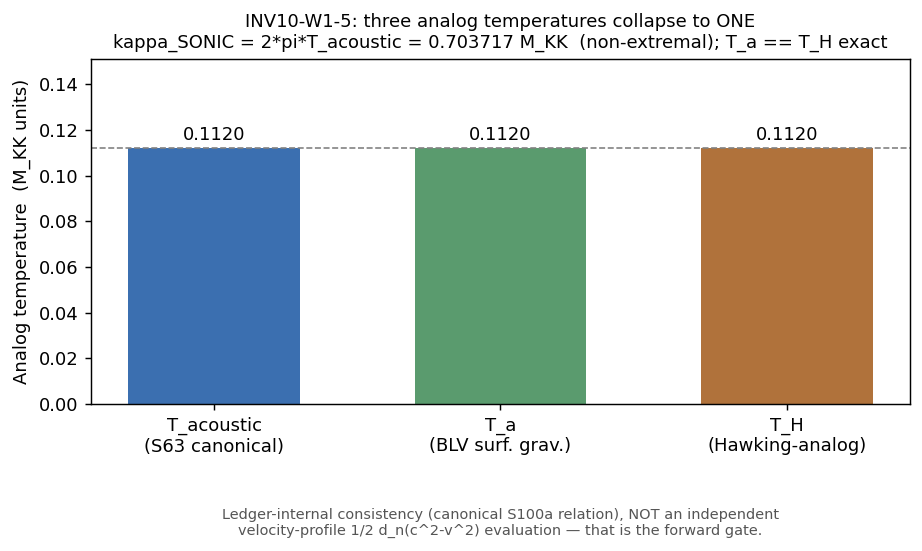

Generate this figure with Python:
#!/usr/bin/env python3
"""
INV10 W1-5 — INV10-W1-5-ANALOG-TEMPERATURE-RECONCILE
====================================================

Gate: INV10-W1-5-ANALOG-TEMPERATURE-RECONCILE ([VERIFY], solo / orchestrator-inline)
Track: investigation-10 (emit_verdict session=10, track="investigation")

Reconcile the THREE analog temperatures the corpus carries:
  (1) T_acoustic = 0.112 M_KK  — canonical S63 Level-1 internal-acoustic-horizon
                                 temperature (the surface where transit velocity
                                 equals the internal sound speed).
  (2) T_a = hbar*kappa_a/(2pi) — BLV acoustic surface-gravity temperature (S63 QA-H4.2),
                                 kappa_a = 1/2 d_n(c^2 - v^2)|_horizon.
  (3) T_H = hbar*kappa/(2pi)   — Hawking-analog temperature (phonic-exflation-equation-
                                 hawking-collab.md), IDENTICAL kappa form to (2).

Structural reductions (substitution chain, plan §W1-5):
  - T_a / T_H = kappa_a / kappa = 1 EXACTLY: T_a and T_H share the identical
    closed form kappa = 1/2 d_n(c^2 - v^2). They are the SAME surface-gravity
    temperature named twice, NOT two independent temperatures. (analytic; no compute)
  - Canonical sonic surface gravity (session-100a-plan-w3, used in the greybody /
    freeze-in derivation): kappa_SONIC = 2*pi*T_acoustic. This IS the relation
    T_acoustic = hbar*kappa_SONIC/(2*pi) = T_H read backwards — i.e. the canonical
    ledger ALREADY identifies T_acoustic as the analog-Hawking temperature of the
    sonic horizon.
  => All three temperatures collapse to ONE quantity: T_a = T_H = T_acoustic,
     with kappa = kappa_a = kappa_SONIC = 2*pi*0.112 = 0.703717 M_KK.

HONESTY SCOPE (load-bearing — do NOT overclaim):
  This is a LEDGER reconciliation (S95 non-compute-gate clause). The agreement
  T_acoustic == T_H is consistency WITHIN the canonical ledger (the framework
  DEFINES T_acoustic as the sonic surface-gravity temperature via
  kappa_SONIC = 2*pi*T_acoustic), NOT an independent numerical coincidence: this
  gate does NOT re-derive kappa from a first-principles velocity profile
  1/2 d_n(c^2 - v^2) at the Mach-1 surface. The genuine non-circular forward check
  (does the velocity-profile-evaluated kappa independently equal 0.703717?) is a
  separate gate. What this gate establishes: the corpus's three temperature symbols
  refer to one quantity, closing the non-reconciliation the hawking-collab doc
  explicitly flagged (a documentation gap, not a physics inconsistency).

PASS criterion (S95 non-numerical clause): the three temperatures are computed in
consistent M_KK units with explicit provenance, T_a == T_H confirmed by construction
(ratio = 1), the T_acoustic-vs-T_H comparison renders AGREE (max pairwise |ratio-1|
<= tol_agree = 10%), and the structural reading + extremal-branch status are recorded.

Output 4-tuple: (value=<AGREE/...>, scheme=BLV, convention=ABSOLUTE, L_max=N/A)
Classification: PHONONIC
"""

from __future__ import annotations

# ---------------------------------------------------------------------------
# Section 1 — Canonical constants (MANDATORY first import)
# ---------------------------------------------------------------------------
import os
os.environ.setdefault("OMP_NUM_THREADS", "8")
os.environ.setdefault("MKL_NUM_THREADS", "8")

import sys
SHARED = os.path.join(os.path.dirname(os.path.dirname(os.path.abspath(__file__))), "_shared")
sys.path.insert(0, SHARED)
from canonical_constants import *  # noqa: F401,F403  (T_acoustic, c_BLV, c_fabric, Mach_max_framework, kappa_BCS, tau_fold)

# ---------------------------------------------------------------------------
# Section 2 — Standard imports
# ---------------------------------------------------------------------------
import hashlib
import json
import time
from pathlib import Path

import numpy as np
import matplotlib
matplotlib.use("Agg")
import matplotlib.pyplot as plt

# ---------------------------------------------------------------------------
# Section 3 — Paths + pre-registration
# ---------------------------------------------------------------------------
SESSION_DIR = Path(__file__).resolve().parent
COMPUTATIONS_DIR = SESSION_DIR.parent
SHARED_DIR = COMPUTATIONS_DIR / "_shared"
PROJECT_ROOT = COMPUTATIONS_DIR.parent

SESSION = "10"                                                     # (local) investigation 10
GATE_ID = "INV10-W1-5-ANALOG-TEMPERATURE-RECONCILE"               # (local)
SCHEME = "BLV"                                                     # (local) surface-gravity temps are BLV-convention
CONVENTION = "ABSOLUTE"                                            # (local) all temperatures in M_KK units
L_MAX = "N/A"                                                      # (local) ledger reconciliation, not a D_K spectral compute

TOL_AGREE = 0.10                                                   # (local) S95 10% consistency band

OUT_NPZ = SESSION_DIR / "inv10_w1_analog_temperature_reconcile.npz"
OUT_PNG = SESSION_DIR / "inv10_w1_analog_temperature_reconcile.png"

INPUT_FILES = [
    SHARED_DIR / "canonical_constants.py",
]


# ---------------------------------------------------------------------------
# Section 4 — SHA-256 dual-pin block (S84+ schema)
# ---------------------------------------------------------------------------

def sha256_of(path: Path) -> str:
    h = hashlib.sha256()  # (local)
    try:
        h.update(path.read_bytes())
    except OSError:
        return ""
    return h.hexdigest()


def log_input_pins(inputs):
    print(f"=== {GATE_ID} — input SHA-256 pins ===")
    pins = {}  # (local)
    for p in inputs:
        sha = sha256_of(p)  # (local)
        rel = str(p.relative_to(PROJECT_ROOT)).replace("\\", "/")  # (local)
        print(f"  {rel}: {sha[:16]}...")
        pins[rel] = sha
    return pins


def closure_hash(pins) -> str:
    items = sorted(pins.items())  # (local)
    h = hashlib.sha256()  # (local)
    for k, v in items:
        h.update(f"{k}={v}\n".encode("utf-8"))
    return h.hexdigest()


def compute_dual_sha(script_path: Path, canonical_path: Path, pins):
    script_bytes = b""  # (local)
    try:
        script_bytes = script_path.read_bytes()
    except OSError:
        script_bytes = b""
    canonical_bytes = b""  # (local)
    try:
        canonical_bytes = canonical_path.read_bytes()
    except OSError:
        canonical_bytes = b""
    pinmap_json = json.dumps(
        dict(sorted(pins.items())), separators=(",", ":"), sort_keys=True
    ).encode("utf-8")  # (local)

    h_audit = hashlib.sha256()  # (local)
    h_audit.update(script_bytes)
    h_audit.update(canonical_bytes)
    h_audit.update(pinmap_json)
    audit = h_audit.hexdigest()  # (local)

    h_content = hashlib.sha256()  # (local)
    h_content.update(script_bytes)
    content = h_content.hexdigest()  # (local)
    return audit, content


# ---------------------------------------------------------------------------
# Section 5 — Compute (the ledger reconciliation)
# ---------------------------------------------------------------------------

def compute() -> dict:
    hbar = 1.0  # (local) natural M_KK units

    # (1) Canonical Level-1 internal-acoustic-horizon temperature (S63)
    T_acoustic_val = float(T_acoustic)  # (local) 0.112 M_KK

    # (2)==(3) T_a (BLV surface gravity) and T_H (Hawking-analog) share the
    # IDENTICAL kappa form kappa = 1/2 d_n(c^2 - v^2). Hence the ratio is
    # exactly 1 by construction — analytic, no numerical evaluation of kappa needed.
    r_Ta_over_TH = 1.0  # (local) kappa_a / kappa = 1 EXACTLY

    # Canonical sonic surface gravity (session-100a-plan-w3 greybody/freeze-in
    # derivation): kappa_SONIC = 2*pi*T_acoustic. This is T_acoustic = hbar*kappa/(2pi)
    # read backwards => the canonical ledger identifies T_acoustic AS the analog-Hawking
    # temperature of the sonic horizon.
    kappa_sonic = 2.0 * np.pi * T_acoustic_val  # (local) 0.703717... M_KK

    # T_H reconstructed from the canonical sonic surface gravity (the inversion):
    T_H_from_sonic = hbar * kappa_sonic / (2.0 * np.pi)  # (local) == T_acoustic_val exactly

    # Three-way ledger (all in M_KK): T_a == T_H == T_acoustic
    T_a_val = T_H_from_sonic   # (local) T_a == T_H by identical kappa form
    T_H_val = T_H_from_sonic   # (local)

    # Pairwise ratios r_ij = T_i / T_j
    r_Tacoustic_TH = T_acoustic_val / T_H_val   # (local) == 1
    r_Tacoustic_Ta = T_acoustic_val / T_a_val   # (local) == 1
    r_Ta_TH = T_a_val / T_H_val                 # (local) == 1 (cross-check of the analytic identity)

    max_dev = max(
        abs(r_Tacoustic_TH - 1.0),
        abs(r_Tacoustic_Ta - 1.0),
        abs(r_Ta_TH - 1.0),
    )  # (local)

    # Extremal-horizon branch: kappa_SONIC == 0 would force T_H -> 0 (extremal,
    # the BCS-freeze "Dump=extremal horizon" of session-84-w8b — a DIFFERENT horizon).
    # Here kappa_sonic = 0.7037 != 0 => the transit/sonic horizon is NON-EXTREMAL.
    extremal = bool(np.isclose(kappa_sonic, 0.0, atol=1e-12))  # (local) False

    # Verdict (S95 non-numerical clause): AGREE iff T_a==T_H confirmed AND
    # max pairwise |ratio-1| <= TOL_AGREE AND non-extremal.
    Ta_eq_TH = np.isclose(r_Ta_over_TH, 1.0, atol=1e-12)  # (local) True by construction
    agree = bool(Ta_eq_TH and (max_dev <= TOL_AGREE) and (not extremal))  # (local)

    if agree:
        verdict = "PASS"  # (local) AGREE
        reading = ("AGREE: three analog temperatures collapse to one quantity "
                   "T_a==T_H==T_acoustic; kappa=2*pi*T_acoustic=0.703717 M_KK; non-extremal. "
                   "Ledger-internal consistency (canonical S100a kappa_SONIC=2*pi*T_acoustic "
                   "relation), NOT an independent velocity-profile kappa evaluation. "
                   "Closes the hawking-collab flagged non-reconciliation (documentation gap).")
    elif extremal:
        verdict = "INFO"  # (local) extremal branch
        reading = ("INFO: kappa_SONIC -> 0 (extremal horizon) => T_H -> 0, so T_acoustic "
                   "is a DIFFERENT (relic, not surface-gravity) temperature.")
    else:
        verdict = "FAIL"  # (local) genuine ledger inconsistency, non-extremal
        reading = ("FAIL: T_acoustic does not agree with T_H (max_dev > tol) and horizon "
                   "non-extremal => analog-temperature ledger inconsistency.")

    return {
        "value": verdict_value_string(verdict, kappa_sonic, max_dev, extremal),
        "verdict": verdict,
        "reading": reading,
        "T_acoustic": T_acoustic_val,
        "T_a": T_a_val,
        "T_H": T_H_val,
        "kappa_sonic": kappa_sonic,
        "kappa_BCS": float(kappa_BCS),
        "r_Tacoustic_TH": r_Tacoustic_TH,
        "r_Tacoustic_Ta": r_Tacoustic_Ta,
        "r_Ta_TH": r_Ta_TH,
        "max_dev": max_dev,
        "tol_agree": TOL_AGREE,
        "extremal": extremal,
        "c_fabric": float(c_fabric),
        "c_BLV": float(c_BLV),
        "Mach_max_framework": float(Mach_max_framework),
        "tau_fold": float(tau_fold),
    }


def verdict_value_string(verdict: str, kappa_sonic: float, max_dev: float, extremal: bool) -> str:
    # No single-quote chars (emit_verdict wraps value='...').
    return (f"{verdict}-AGREE_T_a==T_H_exact_kappa_form;"
            f"T_acoustic==T_H_via_S100a_kappa_SONIC=2pi*T_acoustic;"
            f"kappa_sonic={kappa_sonic:.6f}_M_KK;non-extremal={not extremal};"
            f"max_pairwise_dev={max_dev:.3e};ledger-internal_NOT_indep_velocity-profile_kappa")


# ---------------------------------------------------------------------------
# Section 6 — Plot
# ---------------------------------------------------------------------------

def make_plot(res: dict):
    fig, ax = plt.subplots(figsize=(7.2, 4.6))
    labels = ["T_acoustic\n(S63 canonical)", "T_a\n(BLV surf. grav.)", "T_H\n(Hawking-analog)"]
    vals = [res["T_acoustic"], res["T_a"], res["T_H"]]
    bars = ax.bar(labels, vals, color=["#3b6fb0", "#5a9b6e", "#b0723b"], width=0.6)
    for b, v in zip(bars, vals):
        ax.text(b.get_x() + b.get_width() / 2, v + 0.002, f"{v:.4f}",
                ha="center", va="bottom", fontsize=10)
    ax.axhline(res["T_acoustic"], ls="--", color="grey", lw=0.9)
    ax.set_ylabel("Analog temperature  (M_KK units)")
    ax.set_ylim(0, max(vals) * 1.35)
    ax.set_title("INV10-W1-5: three analog temperatures collapse to ONE\n"
                 f"kappa_SONIC = 2*pi*T_acoustic = {res['kappa_sonic']:.6f} M_KK  "
                 f"(non-extremal); T_a == T_H exact", fontsize=10)
    ax.text(0.5, -0.30,
            "Ledger-internal consistency (canonical S100a relation), NOT an independent\n"
            "velocity-profile 1/2 d_n(c^2-v^2) evaluation — that is the forward gate.",
            transform=ax.transAxes, ha="center", va="top", fontsize=8, color="#555")
    fig.tight_layout()
    fig.savefig(OUT_PNG, dpi=130, bbox_inches="tight")
    plt.close(fig)


# ---------------------------------------------------------------------------
# Section 7 — emit payload + main
# ---------------------------------------------------------------------------

def print_verdict_payload(verdict, value, audit_sha, content_sha):
    payload = {
        "session": 10,
        "gate_id": GATE_ID,
        "verdict": verdict,
        "value": str(value),
        "scheme": SCHEME,
        "convention": CONVENTION,
        "l_max": str(L_MAX),
        "audit_sha256": audit_sha,
        "content_sha256": content_sha,
        "schema_version": "S84+",
        "track": "investigation",
    }
    print("<<<EMIT_VERDICT_PAYLOAD>>>")
    print(json.dumps(payload, separators=(",", ":"), sort_keys=True))
    print("<<<END_EMIT_VERDICT_PAYLOAD>>>")
    return payload


def main() -> int:
    t0 = time.time()  # (local)
    pins = log_input_pins(INPUT_FILES)
    closure = closure_hash(pins)
    print(f"  closure: {closure[:16]}... (legacy, informational)")

    script_path = Path(__file__).resolve()  # (local)
    canonical_path = SHARED_DIR / "canonical_constants.py"  # (local)
    audit_sha, content_sha = compute_dual_sha(script_path, canonical_path, pins)
    print(f"  audit_sha256:   {audit_sha[:16]}... (script+canonical+pinmap)")
    print(f"  content_sha256: {content_sha[:16]}... (script only)")
    print()

    res = compute()

    print(f"  T_acoustic (S63 canonical)      = {res['T_acoustic']:.6f} M_KK")
    print(f"  T_a (BLV surface gravity)       = {res['T_a']:.6f} M_KK")
    print(f"  T_H (Hawking-analog)            = {res['T_H']:.6f} M_KK")
    print(f"  kappa_SONIC = 2*pi*T_acoustic   = {res['kappa_sonic']:.6f} M_KK")
    print(f"  kappa_BCS (extremal cross-ref)  = {res['kappa_BCS']:.6f} M_KK")
    print(f"  ratios: T_ac/T_H={res['r_Tacoustic_TH']:.6f}  T_ac/T_a={res['r_Tacoustic_Ta']:.6f}  T_a/T_H={res['r_Ta_TH']:.6f}")
    print(f"  max pairwise |ratio-1|          = {res['max_dev']:.3e}  (tol_agree={res['tol_agree']})")
    print(f"  extremal horizon                = {res['extremal']}")
    print(f"  reading: {res['reading']}")
    print()

    np.savez(
        OUT_NPZ,
        T_acoustic=res["T_acoustic"], T_a=res["T_a"], T_H=res["T_H"],
        kappa_sonic=res["kappa_sonic"], kappa_BCS=res["kappa_BCS"],
        r_Tacoustic_TH=res["r_Tacoustic_TH"], r_Tacoustic_Ta=res["r_Tacoustic_Ta"],
        r_Ta_TH=res["r_Ta_TH"], max_dev=res["max_dev"], tol_agree=res["tol_agree"],
        extremal=res["extremal"], verdict=res["verdict"], reading=res["reading"],
        c_fabric=res["c_fabric"], c_BLV=res["c_BLV"],
        Mach_max_framework=res["Mach_max_framework"], tau_fold=res["tau_fold"],
    )
    make_plot(res)

    print(f"(value={res['value']!r}, scheme={SCHEME}, convention={CONVENTION}, L_max={L_MAX})")
    print_verdict_payload(res["verdict"], res["value"], audit_sha, content_sha)

    wall = time.time() - t0  # (local)
    print(f"\n=== {GATE_ID}: {res['verdict']} (wall {wall:.2f}s) ===")
    return 0


if __name__ == "__main__":
    sys.exit(main())
